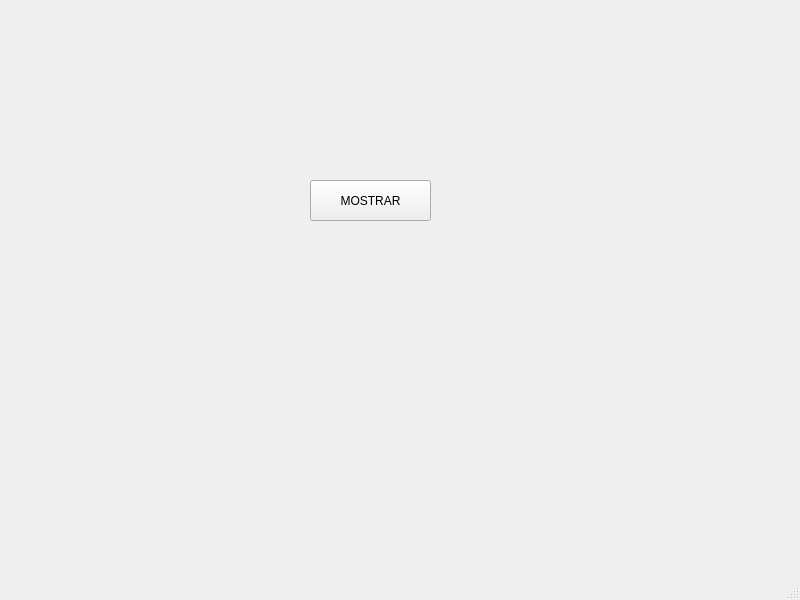
<?xml version="1.0" encoding="UTF-8"?>
<ui version="4.0">
 <class>MainWindow</class>
 <widget class="QMainWindow" name="MainWindow">
  <property name="geometry">
   <rect>
    <x>0</x>
    <y>0</y>
    <width>800</width>
    <height>600</height>
   </rect>
  </property>
  <property name="windowTitle">
   <string>MainWindow</string>
  </property>
  <widget class="QWidget" name="centralwidget">
   <widget class="QPushButton" name="pushButton">
    <property name="geometry">
     <rect>
      <x>310</x>
      <y>180</y>
      <width>121</width>
      <height>41</height>
     </rect>
    </property>
    <property name="text">
     <string>MOSTRAR</string>
    </property>
   </widget>
  </widget>
  <widget class="QMenuBar" name="menubar">
   <property name="geometry">
    <rect>
     <x>0</x>
     <y>0</y>
     <width>800</width>
     <height>21</height>
    </rect>
   </property>
  </widget>
  <widget class="QStatusBar" name="statusbar"/>
 </widget>
 <resources/>
 <connections/>
</ui>
